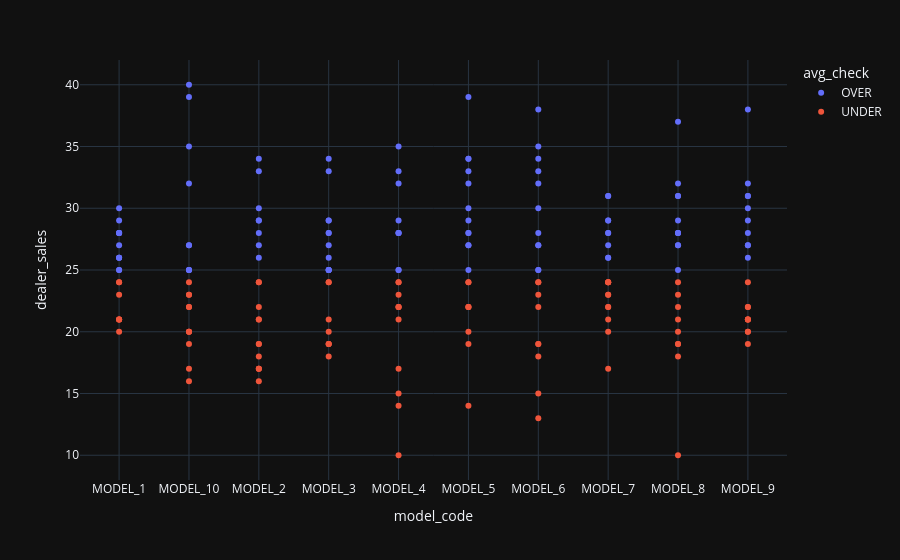

Notebook code for this chart:
### Code cell
px.scatter(
    actual_sale_count_by_dealer,
    x='model_code',
    y='dealer_sales',
    color='avg_check',
    hover_name='dealer_id',
    hover_data='dealer_name'
)

### Figure 1 — Plotly figure (JSON) as saved in the notebook; plotly's stock layout.template omitted (floating-point values rounded to 4 significant figures)
{"data": [{"customdata": [["MB Dealer 300"], ["MB Dealer 304"], ["MB Dealer 312"], ["MB Dealer 302"], ["MB Dealer 306"], ["MB Dealer 310"], ["MB Dealer 314"], ["MB Dealer 313"], ["MB Dealer 303"], ["MB Dealer 311"], ["MB Dealer 315"], ["MB Dealer 319"], ["MB Dealer 304"], ["MB Dealer 312"], ["MB Dealer 316"], ["MB Dealer 318"], ["MB Dealer 317"], ["MB Dealer 303"], ["MB Dealer 307"], ["MB Dealer 315"], ["MB Dealer 319"], ["MB Dealer 308"], ["MB Dealer 316"], ["MB Dealer 302"], ["MB Dealer 301"], ["MB Dealer 305"], ["MB Dealer 309"], ["MB Dealer 317"], ["MB Dealer 303"], ["MB Dealer 312"], ["MB Dealer 316"], ["MB Dealer 302"], ["MB Dealer 306"], ["MB Dealer 310"], ["MB Dealer 314"], ["MB Dealer 301"], ["MB Dealer 309"], ["MB Dealer 313"], ["MB Dealer 303"], ["MB Dealer 307"], ["MB Dealer 311"], ["MB Dealer 300"], ["MB Dealer 304"], ["MB Dealer 306"], ["MB Dealer 310"], ["MB Dealer 314"], ["MB Dealer 301"], ["MB Dealer 305"], ["MB Dealer 309"], ["MB Dealer 307"], ["MB Dealer 300"], ["MB Dealer 304"], ["MB Dealer 312"], ["MB Dealer 306"], ["MB Dealer 310"], ["MB Dealer 314"], ["MB Dealer 318"], ["MB Dealer 301"], ["MB Dealer 305"], ["MB Dealer 313"], ["MB Dealer 303"], ["MB Dealer 311"], ["MB Dealer 300"], ["MB Dealer 312"], ["MB Dealer 302"], ["MB Dealer 310"], ["MB Dealer 314"], ["MB Dealer 301"], ["MB Dealer 309"], ["MB Dealer 303"], ["MB Dealer 311"], ["MB Dealer 315"], ["MB Dealer 319"], ["MB Dealer 300"], ["MB Dealer 312"], ["MB Dealer 316"], ["MB Dealer 310"], ["MB Dealer 309"], ["MB Dealer 313"], ["MB Dealer 303"], ["MB Dealer 307"], ["MB Dealer 315"], ["MB Dealer 304"], ["MB Dealer 308"], ["MB Dealer 312"], ["MB Dealer 316"], ["MB Dealer 302"], ["MB Dealer 310"], ["MB Dealer 314"], ["MB Dealer 309"], ["MB Dealer 313"], ["MB Dealer 317"], ["MB Dealer 315"], ["MB Dealer 300"], ["MB Dealer 304"], ["MB Dealer 308"], ["MB Dealer 306"], ["MB Dealer 301"], ["MB Dealer 309"], ["MB Dealer 303"], ["MB Dealer 307"], ["MB Dealer 311"], ["MB Dealer 319"]], "hovertemplate": "<b>%{hovertext}</b><br><br>avg_check=OVER<br>model_code=%{x}<br>dealer_sales=%{y}<br>dealer_name=%{customdata[0]}<extra></extra>", "hovertext": [300.0, 304.0, 312.0, 302.0, 306.0, 310.0, 314.0, 313.0, 303.0, 311.0, 315.0, 319.0, 304.0, 312.0, 316.0, 318.0, 317.0, 303.0, 307.0, 315.0, 319.0, 308.0, 316.0, 302.0, 301.0, 305.0, 309.0, 317.0, 303.0, 312.0, 316.0, 302.0, 306.0, 310.0, 314.0, 301.0, 309.0, 313.0, 303.0, 307.0, 311.0, 300.0, 304.0, 306.0, 310.0, 314.0, 301.0, 305.0, 309.0, 307.0, 300.0, 304.0, 312.0, 306.0, 310.0, 314.0, 318.0, 301.0, 305.0, 313.0, 303.0, 311.0, 300.0, 312.0, 302.0, 310.0, 314.0, 301.0, 309.0, 303.0, 311.0, 315.0, 319.0, 300.0, 312.0, 316.0, 310.0, 309.0, 313.0, 303.0, 307.0, 315.0, 304.0, 308.0, 312.0, 316.0, 302.0, 310.0, 314.0, 309.0, 313.0, 317.0, 315.0, 300.0, 304.0, 308.0, 306.0, 301.0, 309.0, 303.0, 307.0, 311.0, 319.0], "legendgroup": "OVER", "marker": {"color": "#636efa", "symbol": "circle"}, "mode": "markers", "name": "OVER", "orientation": "v", "showlegend": true, "x": ["MODEL_1", "MODEL_1", "MODEL_1", "MODEL_1", "MODEL_1", "MODEL_1", "MODEL_1", "MODEL_1", "MODEL_1", "MODEL_1", "MODEL_1", "MODEL_1", "MODEL_10", "MODEL_10", "MODEL_10", "MODEL_10", "MODEL_10", "MODEL_10", "MODEL_10", "MODEL_10", "MODEL_10", "MODEL_2", "MODEL_2", "MODEL_2", "MODEL_2", "MODEL_2", "MODEL_2", "MODEL_2", "MODEL_2", "MODEL_3", "MODEL_3", "MODEL_3", "MODEL_3", "MODEL_3", "MODEL_3", "MODEL_3", "MODEL_3", "MODEL_3", "MODEL_3", "MODEL_3", "MODEL_3", "MODEL_4", "MODEL_4", "MODEL_4", "MODEL_4", "MODEL_4", "MODEL_4", "MODEL_4", "MODEL_4", "MODEL_4", "MODEL_5", "MODEL_5", "MODEL_5", "MODEL_5", "MODEL_5", "MODEL_5", "MODEL_5", "MODEL_5", "MODEL_5", "MODEL_5", "MODEL_5", "MODEL_5", "MODEL_6", "MODEL_6", "MODEL_6", "MODEL_6", "MODEL_6", "MODEL_6", "MODEL_6", "MODEL_6", "MODEL_6", "MODEL_6", "MODEL_6", "MODEL_7", "MODEL_7", "MODEL_7", "MODEL_7", "MODEL_7", "MODEL_7", "MODEL_7", "MODEL_7", "MODEL_7", "MODEL_8", "MODEL_8", "MODEL_8", "MODEL_8", "MODEL_8", "MODEL_8", "MODEL_8", "MODEL_8", "MODEL_8", "MODEL_8", "MODEL_8", "MODEL_9", "MODEL_9", "MODEL_9", "MODEL_9", "MODEL_9", "MODEL_9", "MODEL_9", "MODEL_9", "MODEL_9", "MODEL_9"], "xaxis": "x", "y": [25, 30, 29, 25, 28, 28, 26, 26, 26, 28, 27, 28, 25, 32, 40, 25, 27, 25, 35, 39, 27, 29, 29, 26, 30, 33, 27, 28, 34, 34, 33, 25, 26, 27, 28, 28, 25, 25, 29, 25, 29, 29, 35, 33, 28, 28, 25, 32, 28, 25, 28, 28, 34, 29, 33, 39, 25, 34, 27, 32, 30, 27, 27, 25, 30, 33, 34, 25, 28, 38, 35, 27, 32, 26, 28, 29, 26, 31, 31, 27, 28, 29, 28, 28, 32, 37, 27, 25, 31, 29, 31, 28, 27, 27, 28, 31, 29, 26, 27, 30, 31, 32, 38], "yaxis": "y", "type": "scatter"}, {"customdata": [["MB Dealer 308"], ["MB Dealer 316"], ["MB Dealer 318"], ["MB Dealer 301"], ["MB Dealer 305"], ["MB Dealer 309"], ["MB Dealer 317"], ["MB Dealer 307"], ["MB Dealer 300"], ["MB Dealer 308"], ["MB Dealer 302"], ["MB Dealer 306"], ["MB Dealer 310"], ["MB Dealer 314"], ["MB Dealer 301"], ["MB Dealer 305"], ["MB Dealer 309"], ["MB Dealer 313"], ["MB Dealer 311"], ["MB Dealer 300"], ["MB Dealer 304"], ["MB Dealer 312"], ["MB Dealer 306"], ["MB Dealer 310"], ["MB Dealer 314"], ["MB Dealer 318"], ["MB Dealer 313"], ["MB Dealer 307"], ["MB Dealer 311"], ["MB Dealer 315"], ["MB Dealer 319"], ["MB Dealer 300"], ["MB Dealer 304"], ["MB Dealer 308"], ["MB Dealer 318"], ["MB Dealer 305"], ["MB Dealer 317"], ["MB Dealer 315"], ["MB Dealer 319"], ["MB Dealer 308"], ["MB Dealer 312"], ["MB Dealer 316"], ["MB Dealer 302"], ["MB Dealer 318"], ["MB Dealer 313"], ["MB Dealer 317"], ["MB Dealer 303"], ["MB Dealer 311"], ["MB Dealer 315"], ["MB Dealer 319"], ["MB Dealer 308"], ["MB Dealer 316"], ["MB Dealer 302"], ["MB Dealer 309"], ["MB Dealer 317"], ["MB Dealer 307"], ["MB Dealer 315"], ["MB Dealer 319"], ["MB Dealer 304"], ["MB Dealer 308"], ["MB Dealer 316"], ["MB Dealer 306"], ["MB Dealer 318"], ["MB Dealer 305"], ["MB Dealer 313"], ["MB Dealer 317"], ["MB Dealer 307"], ["MB Dealer 304"], ["MB Dealer 308"], ["MB Dealer 302"], ["MB Dealer 306"], ["MB Dealer 314"], ["MB Dealer 318"], ["MB Dealer 301"], ["MB Dealer 305"], ["MB Dealer 317"], ["MB Dealer 311"], ["MB Dealer 319"], ["MB Dealer 300"], ["MB Dealer 306"], ["MB Dealer 318"], ["MB Dealer 301"], ["MB Dealer 305"], ["MB Dealer 303"], ["MB Dealer 307"], ["MB Dealer 311"], ["MB Dealer 319"], ["MB Dealer 312"], ["MB Dealer 316"], ["MB Dealer 302"], ["MB Dealer 310"], ["MB Dealer 314"], ["MB Dealer 318"], ["MB Dealer 305"], ["MB Dealer 313"], ["MB Dealer 317"], ["MB Dealer 315"]], "hovertemplate": "<b>%{hovertext}</b><br><br>avg_check=UNDER<br>model_code=%{x}<br>dealer_sales=%{y}<br>dealer_name=%{customdata[0]}<extra></extra>", "hovertext": [308.0, 316.0, 318.0, 301.0, 305.0, 309.0, 317.0, 307.0, 300.0, 308.0, 302.0, 306.0, 310.0, 314.0, 301.0, 305.0, 309.0, 313.0, 311.0, 300.0, 304.0, 312.0, 306.0, 310.0, 314.0, 318.0, 313.0, 307.0, 311.0, 315.0, 319.0, 300.0, 304.0, 308.0, 318.0, 305.0, 317.0, 315.0, 319.0, 308.0, 312.0, 316.0, 302.0, 318.0, 313.0, 317.0, 303.0, 311.0, 315.0, 319.0, 308.0, 316.0, 302.0, 309.0, 317.0, 307.0, 315.0, 319.0, 304.0, 308.0, 316.0, 306.0, 318.0, 305.0, 313.0, 317.0, 307.0, 304.0, 308.0, 302.0, 306.0, 314.0, 318.0, 301.0, 305.0, 317.0, 311.0, 319.0, 300.0, 306.0, 318.0, 301.0, 305.0, 303.0, 307.0, 311.0, 319.0, 312.0, 316.0, 302.0, 310.0, 314.0, 318.0, 305.0, 313.0, 317.0, 315.0], "legendgroup": "UNDER", "marker": {"color": "#EF553B", "symbol": "circle"}, "mode": "markers", "name": "UNDER", "orientation": "v", "showlegend": true, "x": ["MODEL_1", "MODEL_1", "MODEL_1", "MODEL_1", "MODEL_1", "MODEL_1", "MODEL_1", "MODEL_1", "MODEL_10", "MODEL_10", "MODEL_10", "MODEL_10", "MODEL_10", "MODEL_10", "MODEL_10", "MODEL_10", "MODEL_10", "MODEL_10", "MODEL_10", "MODEL_2", "MODEL_2", "MODEL_2", "MODEL_2", "MODEL_2", "MODEL_2", "MODEL_2", "MODEL_2", "MODEL_2", "MODEL_2", "MODEL_2", "MODEL_2", "MODEL_3", "MODEL_3", "MODEL_3", "MODEL_3", "MODEL_3", "MODEL_3", "MODEL_3", "MODEL_3", "MODEL_4", "MODEL_4", "MODEL_4", "MODEL_4", "MODEL_4", "MODEL_4", "MODEL_4", "MODEL_4", "MODEL_4", "MODEL_4", "MODEL_4", "MODEL_5", "MODEL_5", "MODEL_5", "MODEL_5", "MODEL_5", "MODEL_5", "MODEL_5", "MODEL_5", "MODEL_6", "MODEL_6", "MODEL_6", "MODEL_6", "MODEL_6", "MODEL_6", "MODEL_6", "MODEL_6", "MODEL_6", "MODEL_7", "MODEL_7", "MODEL_7", "MODEL_7", "MODEL_7", "MODEL_7", "MODEL_7", "MODEL_7", "MODEL_7", "MODEL_7", "MODEL_7", "MODEL_8", "MODEL_8", "MODEL_8", "MODEL_8", "MODEL_8", "MODEL_8", "MODEL_8", "MODEL_8", "MODEL_8", "MODEL_9", "MODEL_9", "MODEL_9", "MODEL_9", "MODEL_9", "MODEL_9", "MODEL_9", "MODEL_9", "MODEL_9", "MODEL_9"], "xaxis": "x", "y": [21, 20, 23, 21, 24, 24, 21, 21, 20, 19, 23, 24, 22, 17, 22, 16, 20, 23, 20, 21, 17, 24, 19, 18, 17, 16, 21, 22, 19, 24, 17, 24, 19, 21, 24, 19, 19, 18, 20, 22, 24, 10, 24, 17, 15, 14, 22, 21, 23, 22, 22, 19, 20, 22, 14, 24, 24, 22, 15, 19, 13, 22, 18, 24, 24, 23, 19, 22, 24, 24, 24, 21, 24, 23, 22, 20, 17, 23, 19, 24, 20, 21, 22, 23, 18, 19, 10, 21, 20, 20, 19, 21, 21, 22, 22, 24, 21], "yaxis": "y", "type": "scatter"}], "layout": {"xaxis": {"anchor": "y", "domain": [0.0, 1.0], "title": {"text": "model_code"}}, "yaxis": {"anchor": "x", "domain": [0.0, 1.0], "title": {"text": "dealer_sales"}}, "legend": {"title": {"text": "avg_check"}, "tracegroupgap": 0}, "margin": {"t": 60}}}
